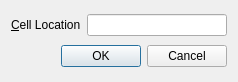
<?xml version="1.0" encoding="UTF-8"?>
<ui version="4.0">
 <class>GoDialog</class>
 <widget class="QDialog" name="GoDialog">
  <property name="geometry">
   <rect>
    <x>0</x>
    <y>0</y>
    <width>238</width>
    <height>82</height>
   </rect>
  </property>
  <property name="windowTitle">
   <string>Dialog</string>
  </property>
  <layout class="QVBoxLayout" name="verticalLayout">
   <item>
    <layout class="QHBoxLayout" name="horizontalLayout_2">
     <item>
      <widget class="QLabel" name="label">
       <property name="text">
        <string>&amp;Cell Location</string>
       </property>
       <property name="buddy">
        <cstring>lineEdit</cstring>
       </property>
      </widget>
     </item>
     <item>
      <widget class="QLineEdit" name="lineEdit"/>
     </item>
    </layout>
   </item>
   <item>
    <layout class="QHBoxLayout" name="horizontalLayout">
     <item>
      <spacer name="horizontalSpacer">
       <property name="orientation">
        <enum>Qt::Horizontal</enum>
       </property>
       <property name="sizeHint" stdset="0">
        <size>
         <width>40</width>
         <height>20</height>
        </size>
       </property>
      </spacer>
     </item>
     <item>
      <widget class="QPushButton" name="pushButton">
       <property name="text">
        <string>OK</string>
       </property>
      </widget>
     </item>
     <item>
      <widget class="QPushButton" name="pushButton_2">
       <property name="text">
        <string>Cancel</string>
       </property>
      </widget>
     </item>
    </layout>
   </item>
  </layout>
 </widget>
 <resources/>
 <connections>
  <connection>
   <sender>pushButton</sender>
   <signal>clicked()</signal>
   <receiver>GoDialog</receiver>
   <slot>accept()</slot>
   <hints>
    <hint type="sourcelabel">
     <x>93</x>
     <y>57</y>
    </hint>
    <hint type="destinationlabel">
     <x>27</x>
     <y>56</y>
    </hint>
   </hints>
  </connection>
  <connection>
   <sender>pushButton_2</sender>
   <signal>clicked()</signal>
   <receiver>GoDialog</receiver>
   <slot>reject()</slot>
   <hints>
    <hint type="sourcelabel">
     <x>192</x>
     <y>47</y>
    </hint>
    <hint type="destinationlabel">
     <x>227</x>
     <y>55</y>
    </hint>
   </hints>
  </connection>
 </connections>
</ui>
